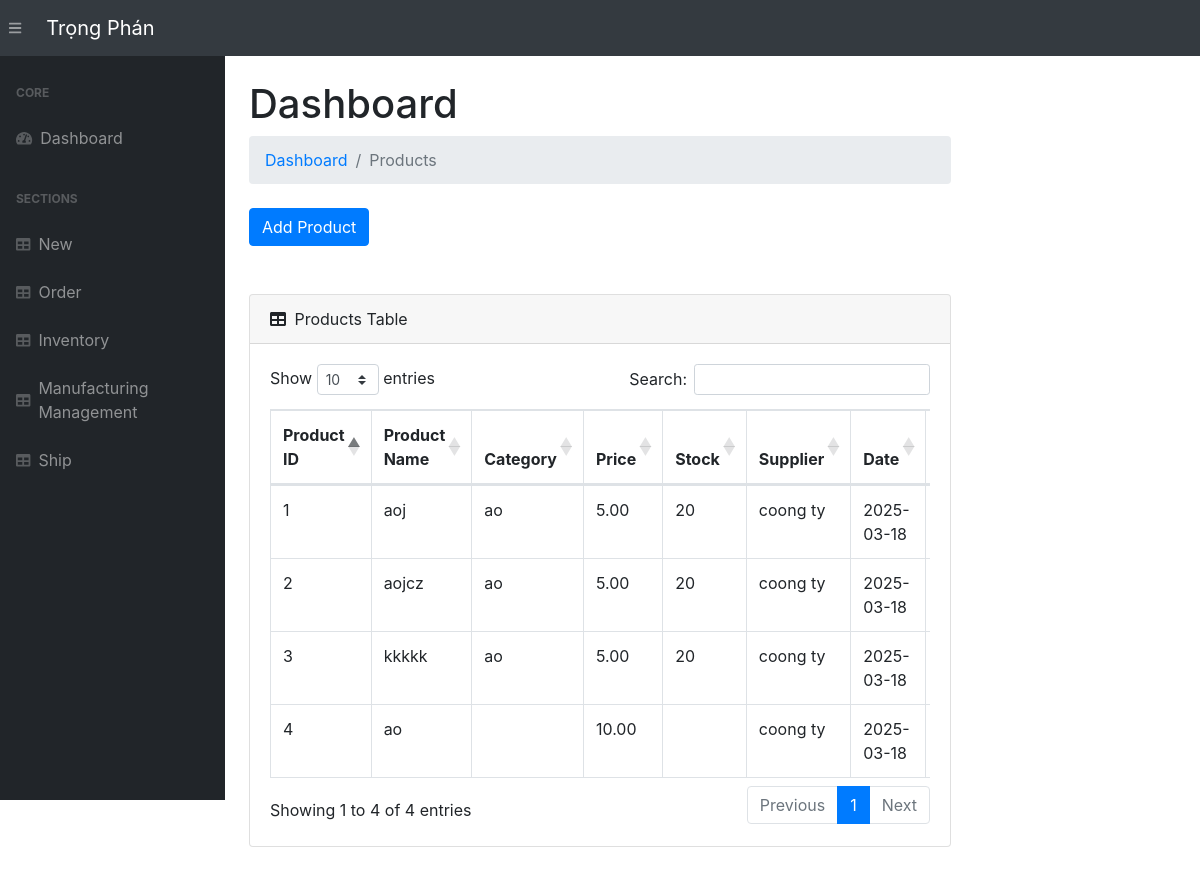
Screenshot of /products/ with the database file from the repository.
### app.py (models this page shows, shortened)
class Product(db.Model):
    __tablename__ = 'products'
    product_id = db.Column(db.Integer, primary_key=True)
    pro_name = db.Column(db.String(255), nullable=False)
    pro_category = db.Column(db.String(255))
    pro_unit_price = db.Column(db.Numeric(10, 2), nullable=False)
    pro_stock = db.Column(db.Integer, default=0)
    pro_supplier_id = db.Column(db.Integer, db.ForeignKey('supplier.supplier_id'))  # Sửa lại tên khóa ngoại
    supplier = db.relationship('Supplier', backref='products')
    last_updated = db.Column(db.DateTime, default=datetime.utcnow, onupdate=datetime.utcnow)
    condition = db.Column(db.String(50), nullable=True)
    defect_reason = db.Column(db.String(255), nullable=True)
    pro_status = db.Column(db.String(50), default='In Production')
    pro_material_id = db.Column(db.Integer, db.ForeignKey('material.material_id'))
    material = db.relationship('Material', backref='products')

class Supplier(db.Model):
    __tablename__    = 'supplier'
    supplier_id      = db.Column(db.Integer, primary_key=True)
    sup_name         = db.Column(db.String(255), nullable=False)
    sup_contact_info = db.Column(db.String(255), nullable=False)
    sup_address      = db.Column(db.String(255), nullable=False)
    sup_material_id = db.Column(db.Integer, db.ForeignKey('material.material_id'))  # Sửa lại tên khóa ngoại
    material = db.relationship('Material', backref='supplier')

### app.py (the view, shortened to what this page needs)
@app.route('/products/', methods=["POST", "GET"])
def viewProduct():
    suppliers = Supplier.query.all()
    products = Product.query.order_by(Product.last_updated.desc()).all()
    return render_template("products.html", products=products, suppliers=suppliers)

### templates/products.html (shortened to what this page needs)
{% extends 'base.html' %}
{% block content %}
<main>
    <div class="container-fluid">
        <h1 class="mt-4">Dashboard</h1>
        <ol class="breadcrumb mb-4">
            <li class="breadcrumb-item"><a href="/">Dashboard</a></li>
            <li class="breadcrumb-item active">Products</li>
        </ol>
        <a  class="btn btn-primary" href="/add-product/">
            Add Product
        </a>
        <br>
        <br>
        <br>
        <div class="card mb-4">
            <div class="card-header">
                <i class="fas fa-table mr-1"></i>
                Products Table
            </div>
            <div class="card-body">
                <div class="table-responsive">
                    {% if products|length < 1 %}
                    <h4>There are no Products, add one above</h4>
                    {% else %}
                    <table class="table table-bordered" id="dataTable" width="100%" cellspacing="0">
                        <thead>
                            <tr>
                                <th>Product ID</th>
                                <th>Product Name</th>
                                <th>Category</th>
                                <th>Price</th>
                                <th>Stock</th>
                                <th>Supplier</th>
                                <th>Date</th>
                                <th>Actions</th>
                            </tr>
                        </thead>
                        <tbody>
                            {% for product in products %}
                            <tr>
                                <td>{{ product.product_id }}</td>
                                <td>{{ product.pro_name }}</td>
                                <td>{{ product.pro_category }}</td>
                                <td>{{ product.pro_unit_price }}</td>
                                <td>{{ product.pro_stock }}</td>
                                <td>{{ product.supplier.sup_name }}</td>
                                <td>{{ product.last_updated.date() }}</td>
                                <td>
                                    <br>
                                </td>
                            </tr>
                            {% endfor %}
                        </tbody>
                    </table>
                    {% endif %}
            </div>
    </div>
</main>
{% endblock %}

### rows the page displays
Product: product_id "4", pro_name "ao", pro_unit_price "10.00", supplier.sup_name "coong ty", last_updated "2025-03-18"
Product: product_id "3", pro_name "kkkkk", pro_category "ao", pro_unit_price "5.00", pro_stock "20", supplier.sup_name "coong ty", last_updated "2025-03-18"
Product: product_id "2", pro_name "aojcz", pro_category "ao", pro_unit_price "5.00", pro_stock "20", supplier.sup_name "coong ty", last_updated "2025-03-18"
Product: product_id "1", pro_name "aoj", pro_category "ao", pro_unit_price "5.00", pro_stock "20", supplier.sup_name "coong ty", last_updated "2025-03-18"
